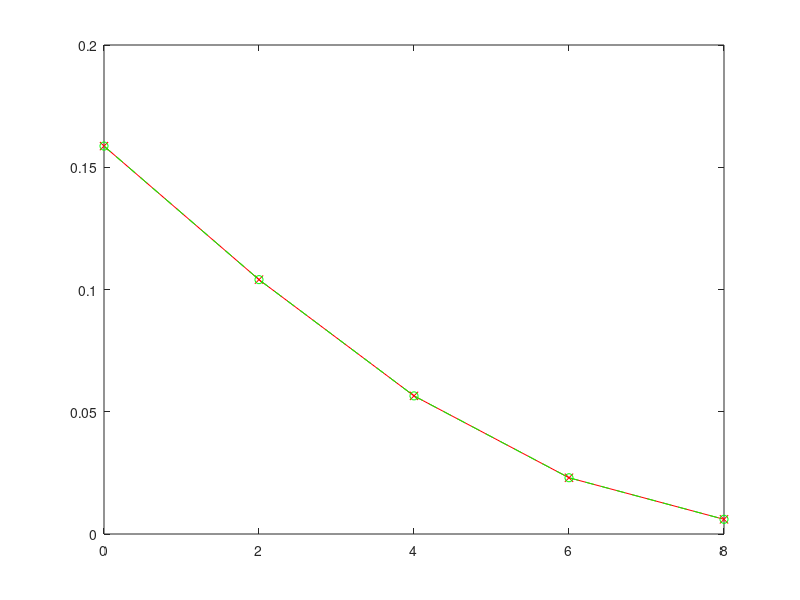

MATLAB code for this plot:
SNR_db = 0:2:8;   
SNR = 10.^(SNR_db/10);
Pe = 1/2*(1-erf(sqrt(SNR)/sqrt(2))); 
plot(SNR_db,Pe,'rx-'); 
hold on;
Pb = 1/2*erfc(1/sqrt(2).*sqrt(SNR));  
plot(SNR_db,Pb,'go--');